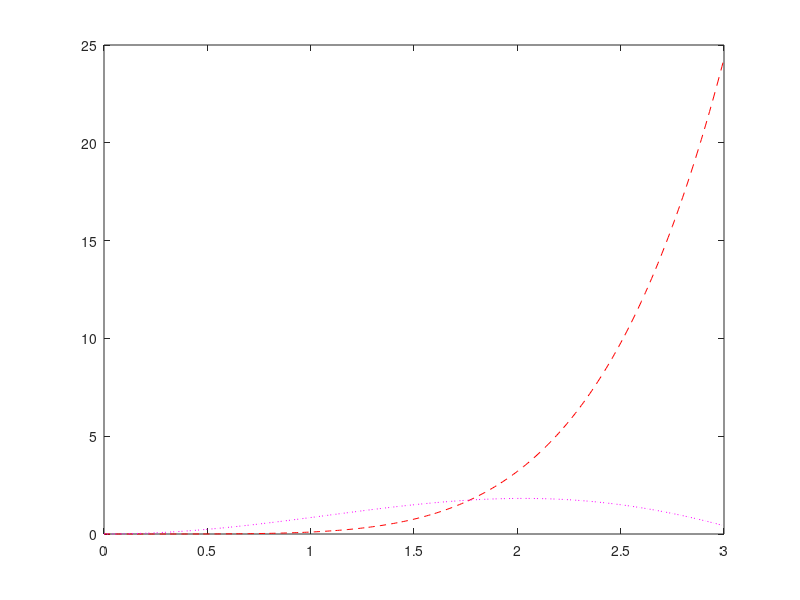

Write the MATLAB code that produced this figure.
% Problem 1
A=[1 0 -2; 2 1 3; 0 1 0];
B=[2 1 1; 1 0 -1; 1 1 0];
C=A-B
D=A*B
E=A.*B

% Problem 2
clf
x=0:.01:3;
y1=x.^5 / 10;
y2=x.*sin(x)
plot(x, y1, '--r', x, y2, ':m')

